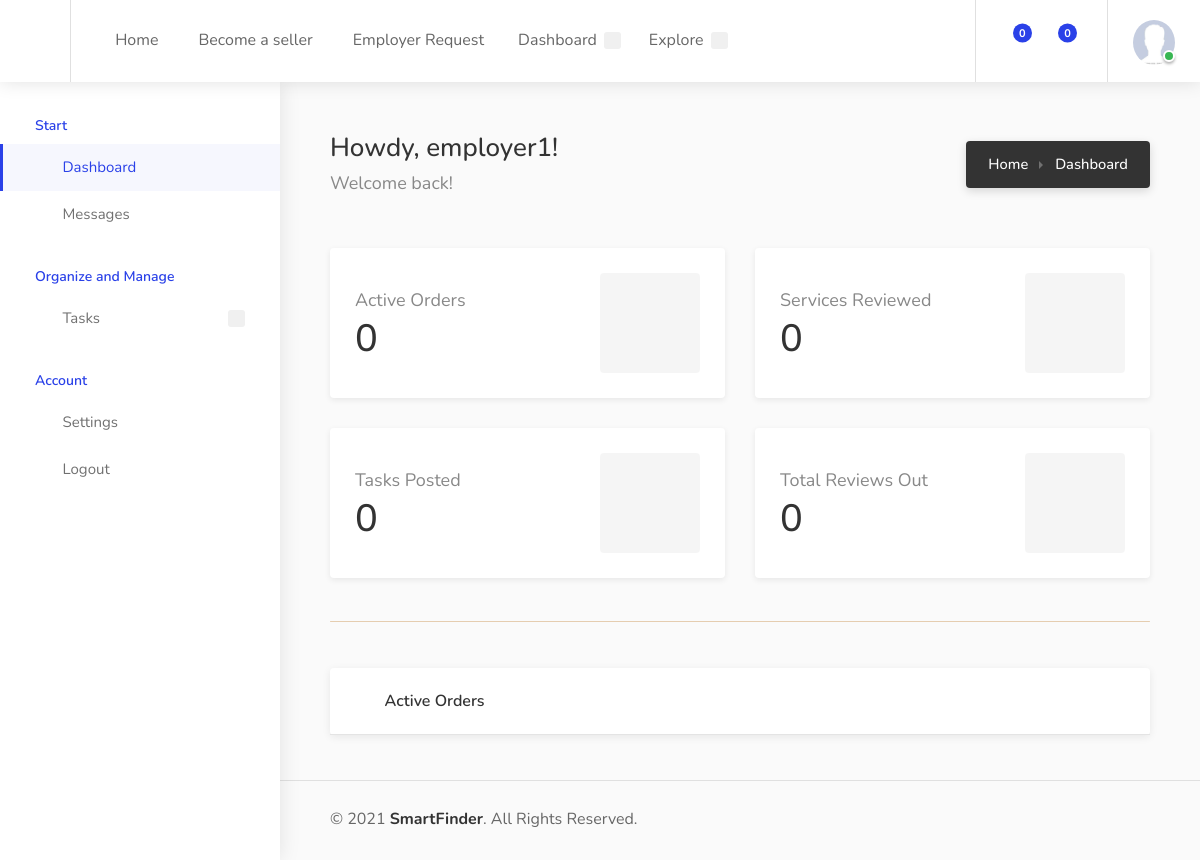
/dashboard (signed in), run on the app's committed database.
### core/models.py (models this page shows, shortened)
class customUser(AbstractUser):
    accout_choices      = ( (1, "Admin"), (2, "Buyer"), (3, "Seller"), )
    account_type        = models.CharField(max_length = 9, choices = accout_choices, default = 1)
    contacts            = models.ManyToManyField('self', blank = True)
    def return_buyer_image(self):
        return self.buyer.image

class Buyer(models.Model):
    id = models.AutoField(primary_key=True)
    admin           = models.OneToOneField(customUser, on_delete = models.CASCADE)
    short_name      = models.CharField(max_length = 20)
    image           = models.FileField()
    created         = models.DateTimeField(default = timezone.now)

### core/user_views.py (the view, shortened to what this page needs)
# urls.py: path('dashboard', user_profile, name = 'user_profile'),
@login_required
def user_profile(request):
    if request.user.account_type == '2':
        user = customUser.objects.get(id = request.user.id)
        buyer = Buyer.objects.get(admin = user.id)
        requestsssss = Requests.objects.all().count()
        reply_notifications = Reply_notifications.objects.filter(user = user)
        orders = Order.objects.filter(user_order=user, status="paid")
        notifications = Reply_notifications.objects.filter(user = user).count()
        tasks_posted = Requests.objects.filter(poster = user).count()
        freelancers_reviewed = Reviews.objects.filter(user_id = user).count()
        total_reviewed = Reviews.objects.filter(user_id = user).count()
        active_tasks = Order.objects.filter(user_order = user, status = "paid").count()
        context = {
            "buyer":buyer,
            "requestsssss":requestsssss,
            "reply_notifications":reply_notifications,
            "notifications":notifications,
            "freelancers_reviewed":freelancers_reviewed,
            "total_reviewed":total_reviewed,
            "active_tasks":active_tasks,
            "tasks_posted":tasks_posted,
        }
    return render(request, "user_templates/dashboard.html", context)

### core/templates/user_templates/dashboard.html (shortened to what this page needs)
{% extends 'user_templates/base3.html' %}
{% load static %}
{% block content %}
{% if request.user.account_type == '3'%}
	<div class="dashboard-container">
		{% include 'user_templates/seller_sidebar.html' with reviews=reviews %}
		<!-- Dashboard Content
		================================================== -->
		<div class="dashboard-content-container" data-simplebar>
			<div class="dashboard-content-inner" >
				<div class="dashboard-headline">
				{% if empty == 0 %}
					<h3>Howdy {{request.user.username}}, freelancers welcomes you!</h3>
					<span>We are so glad you could join us!</span>
					<span>Create your first service now!</span>
				{% else %}
					<h3>Howdy, {{request.user.username}}! </h3>
					<span>We are glad to see you again!</span>
				{% endif %}
					<nav id="breadcrumbs" class="dark">
						<ul>
							<li><a href="{% url 'smart_home' %}">Home</a></li>
							<li><a href="{% url 'user_profile' %}">Dashboard</li></a>
						</ul>
					</nav>
				</div>
				<div class="fun-facts-container">
					<div class="fun-fact" data-fun-fact-color="#36bd78">
						<div class="fun-fact-text">
							<span>Done Tasks</span>
							<h4>{{done_tasks}}</h4>
						</div>
						<div class="fun-fact-icon"><i class="icon-material-outline-gavel"></i></div>
					</div>
					<div class="fun-fact" data-fun-fact-color="#b81b7f">
						<div class="fun-fact-text">
							<span> Active Tasks</span>
							<h4>{{active_tasks}}</h4>
						</div>
						<div class="fun-fact-icon"><i class="icon-material-outline-business-center"></i></div>
					</div>
					<div class="fun-fact" data-fun-fact-color="#efa80f">
						<div class="fun-fact-text">
							<span>Reviews</span>
							<h4>{{reviews}}</h4>
						</div>
						<div class="fun-fact-icon"><i class="icon-material-outline-rate-review"></i></div>
					</div>
					<div class="fun-fact" data-fun-fact-color="#2a41e6">
						<div class="fun-fact-text">
							<span>Level</span>
							<h4>TOP</h4>
						</div>
						<div class="fun-fact-icon"><i class="icon-feather-trending-up"></i></div>
					</div>
				</div>
				<br>
				<div class="fun-facts-container">
					<div class="fun-fact" data-fun-fact-color="#36bd78">
						<div class="fun-fact-text">
							<span>Services Created</span>
							<h4>{{services_created}}</h4>
						</div>
						<div class="fun-fact-icon"><i class="icon-material-outline-gavel"></i></div>
					</div>
					<div class="fun-fact" data-fun-fact-color="#b81b7f">
						<div class="fun-fact-text">
							<span> Services Ordered</span>
							<h4>{{services_ordered}}</h4>
						</div>
						<div class="fun-fact-icon"><i class="icon-material-outline-business-center"></i></div>
					</div>
					<div class="fun-fact" data-fun-fact-color="#efa80f">
						<div class="fun-fact-text">
							<span>Total Bidders</span>
							<h4>{{total_bidders}}</h4>
						</div>
						<div class="fun-fact-icon"><i class="icon-material-outline-rate-review"></i></div>
					</div>
					<div class="fun-fact" data-fun-fact-color="#2a41e6">
						<div class="fun-fact-text">
							<span>Level</span>
							<h4>TOP</h4>
						</div>
						<div class="fun-fact-icon"><i class="icon-feather-trending-up"></i></div>
					</div>
				</div>
				<div class="row">
					<div class="col-xl-12">
						<div class="dashboard-box">
							<div class="headline">
								<h3><i class="icon-material-outline-assignment"></i> Active Orders </h3>
							</div>
							<div class="content">
								<ul class="dashboard-box-list">
									{% for order in orders %}
									<li>
										<div class="invoice-list-item">
										<strong> {{order.service_ordered.plan.plan_name}} plan </strong>
											<ul>
												<li><span class="paid">{{order.status}}</span></li>
												<li>Order: #{{order.id}}</li>
												<li>Date: {{order.date_ordered}}</li>
											</ul>
										</div>
										<!-- <div class="buttons-to-right">
											<a href="pages-checkout-page.html" class="button">Finish Payment</a>
										</div> -->
									</li>
									{% endfor %}
								</ul>
							</div>
						</div>
					</div>
				</div>
				{% include 'user_templates/footer_dashboard.html'%}
			</div>
		</div>
	</div>
{% elif request.user.account_type == '2' %}
	<div class="dashboard-container">
		{% include 'user_templates/buyer_sidebar.html' %}
		<div class="dashboard-content-container" data-simplebar>
			<div class="dashboard-content-inner" >
				<div class="dashboard-headline">
					<h3>Howdy, {{request.user.username}}!</h3>
					<span>Welcome back!</span>
					<nav id="breadcrumbs" class="dark">
						<ul>
							<li><a href="{% url 'smart_home' %}">Home</a></li>
							<li><a href="{% url 'user_profile' %}">Dashboard</a></li>
						</ul>
					</nav>
				</div>
				<div class="fun-facts-container">
					<div class="fun-fact" data-fun-fact-color="#36bd78">
						<div class="fun-fact-text">
							<span>Active Orders</span>
							<h4>{{active_tasks}}</h4>
						</div>
						<div class="fun-fact-icon"><i class="icon-material-outline-gavel"></i></div>
					</div>
					<div class="fun-fact" data-fun-fact-color="#b81b7f">
						<div class="fun-fact-text">
							<span> Services Reviewed </span>
							<h4>{{freelancers_reviewed}}</h4>
						</div>
						<div class="fun-fact-icon"><i class="icon-material-outline-business-center"></i></div>
					</div>
					<div class="fun-fact" data-fun-fact-color="#efa80f">
						<div class="fun-fact-text">
							<span>Tasks Posted</span>
							<h4>{{tasks_posted}}</h4>
						</div>
						<div class="fun-fact-icon"><i class="icon-material-outline-rate-review"></i></div>
					</div>
					<div class="fun-fact" data-fun-fact-color="#2a41e6">
						<div class="fun-fact-text">
							<span>Total Reviews Out</span>
							<h4>{{total_reviewed}}</h4>
						</div>
						<div class="fun-fact-icon"><i class="icon-feather-trending-up"></i></div>
					</div>
				</div>
				<br><hr style = "background-color:bisque; border-radius: 2px;">
				<div class="row">
					<div class="col-xl-12">
						<div class="dashboard-box">
							<div class="headline">
								<h3><i class="icon-material-outline-assignment"></i> Active Orders </h3>
							</div>
						</div>
					</div>
				</div>
				{% include 'user_templates/footer_dashboard.html'%}
			</div>
		</div>
	</div>
{% endif %}
{% endblock content %}

### core/templates/user_templates/header3.html (shortened to what this page needs)
{% load static %}
<link rel="stylesheet" href="{% static 'css2/style.css' %}">
<link rel="stylesheet" href="{% static 'css2/colors/blue.css' %}">
{% if request.user.is_authenticated %}
	<header id="header-container" class="fullwidth dashboard-header not-sticky">
		<div id="header">
			<div class="container">
				<div class="left-side">
					<div id="logo">
					</div>
					<nav id="navigation">
						<ul id="responsive">
							<li><a href="{% url 'smart_home' %}" style = "margin-top:3px;">Home</a>
							</li>
							<li><a href="{% url 'become_seller' %}" style = "margin-top:3px;">Become a seller</a>
							</li>
							{% if requestsssss == 0 %}
							<li><a href="{% url 'employer_requests' %}" style = "margin-top:3px;">Employer Request</a></li>
							{% else %}
							<li><a href="{% url 'employer_requests' %}" style = "margin-top:3px;">Employer Request <span style = "color:blue">| {{ requestsssss }} | </span></a></li>
							{% endif %}
							<li><a href="{% url 'user_profile' %}">Dashboard</a>
							</li>
							<li><a href="">Explore</a>
							</li>
						</ul>
					</nav>
				</div>
				<div class="right-side">
					<div class="header-widget hide-on-mobile">
						<div class="header-notifications">
							<div class="header-notifications-trigger">
								{% if request.user.account_type == '2' %}
								<a href=""><i class="icon-feather-bell"></i><span>{{notifications}}</span></a>
								{% elif request.user.account_type == '3' %}
								<a href=""><i class="icon-feather-bell"></i><span>{{notificationsss}}</span></a>
								{% endif %}
							</div>
						</div>
						<div class="header-notifications">
							<div class="header-notifications-trigger">
								<a href="#"><i class="icon-feather-mail"></i><span>0</span></a>
							</div>
						</div>
					</div>
					<div class="header-widget">
						<div class="header-notifications user-menu">
							<div class="header-notifications-trigger">
								{% if request.user.account_type == '2' %}
									<a href="#"><div class="user-avatar status-online"><img src="{{ request.user.return_buyer_image }}" alt=""></div></a>
								{% elif request.user.account_type == '3' %}
									<a href="#"><div class="user-avatar status-online"><img src="{{ request.user.return_seller_image }}" alt=""></div></a>
								{% endif %}
							</div>
						</div>
					</div>
				</div>
			</div>
		</div>
	</header>
{% endif %}

### static/css2/colors/blue.css (style rules this page uses)
a, .header-widget .log-in-button:hover i, .notification-text span.color, .header-notifications-content .notification-text span.color, ul.user-menu-small-nav li a:hover, ul.user-menu-small-nav li a:hover i, #navigation ul li:hover a:after, #navigation ul li a.current, #navigation ul li a.current:after, #navigation ul li:hover a, #breadcrumbs ul li a:hover, #breadcrumbs.white ul li a:hover, .single-page-header .header-details li a:hover, .blog-post-content h3 a:hover, #posts-nav li a:hover, .task-tags span, .freelancer-detail-item a:hover, .list-4 li:before, .list-3 li:before, .list-2 li:before, .list-1 li:before, .share-buttons-content span strong, .keyword, .banner-headline strong.color, .category-box-icon, .recommended .pricing-plan-label, .recommended .pricing-plan-label strong, .boxed-widget.summary li.total-costs span, .testimonial-box:before, .single-counter h3, .popup-tabs-nav li.active a, .dialog-with-tabs .forgot-password:hover, .dropdown-menu > li > a:hover, .dropdown-menu > .active > a, .dropdown-menu > .active > a:hover, .bootstrap-select .dropdown-menu li.selected a span.check-mark:before, .bootstrap-select .dropdown-menu li.selected:hover a span.check-mark:before, .boxed-list-headline h3 i, .boxed-list-item .item-details .detail-item a:hover, .job-overview .job-overview-inner ul li i, .dashboard-nav ul:before, .dashboard-nav ul li.active-submenu a i, .dashboard-nav ul li.active a i, .dashboard-nav ul li:hover a i, .dashboard-nav ul li.active-submenu a, .dashboard-nav ul li:hover a, .dashboard-nav ul li.active a, .dashboard-nav ul li.active-submenu a:after, .dashboard-nav ul li.active a:after, .dashboard-nav ul li:hover a:after, .dashboard-box .headline h3 i, .help-icon, .header-widget .log-in-button:hover, .header-widget .log-in-button:hover i { color:#2a41e8; }
#backtotop a, .header-notifications-trigger span, a.header-notifications-button, #navigation ul ul.dropdown-nav ul.dropdown-nav li:hover a:after, #navigation ul ul.dropdown-nav li:hover a:after, .mm-menu em.mm-counter, .language-switcher.bootstrap-select.btn-group.open button, .language-switcher.bootstrap-select.btn-group button:hover, .footer-links ul li a span:before, .newsletter button, .pagination ul li a.current-page, a.blog-post-info:hover, #posts-nav li a:hover span, .comment-by a.reply:hover, .contact-address-headline:after, .enable-filters-button span, .enable-filters-button i, .job-listing.with-apply-button:hover .list-apply-button, .letters-list a.current, span.button, button.button, input[type="button"], input[type="submit"], a.button, .list-1 li:before, mark.color, table.basic-table th, .copy-url .copy-url-button, .keyword-input-container .keyword-input-button, .tags-container input[type="checkbox"]:checked + label, input:checked + .switch-button, .radio input[type="radio"] + label .radio-label:after, .uploadButton .uploadButton-button:hover, .pricing-plan .button:hover, .pricing-plan.recommended .button, .pricing-plan .recommended-badge, .payment-tab-trigger > input:checked ~ label::after, .breathing-icon, .icon-box-check, .testimonial-author span, .qtyInc:hover, .qtyDec:hover, #sign-in-dialog .mfp-close:hover, #small-dialog-1 .mfp-close:hover, #small-dialog-2 .mfp-close:hover, #small-dialog-3 .mfp-close:hover, #small-dialog-4 .mfp-close:hover, #small-dialog .mfp-close:hover, .slider-selection, .cluster-visible, .marker-container, .custom-zoom-in:hover, .custom-zoom-out:hover, #geoLocation:hover, #streetView:hover, #scrollEnabling:hover, #scrollEnabling.enabled, a.apply-now-button, a.attachment-box:hover, .freelancer-indicators .indicator-bar span, .dashboard-nav ul li span.nav-tag, .dashboard-box .button.dark:not(.ico):hover, .messages-inbox ul li:before, .message-by h5 i, .message-bubble.me .message-text { background-color:#2a41e8; }

### data on the page
customUser: user.return_buyer_image (placeholder picture), user.username "employer1"

### other printed values
{{ notifications }} "0"
{{ active_tasks }} "0"
{{ freelancers_reviewed }} "0"
{{ tasks_posted }} "0"
{{ total_reviewed }} "0"
